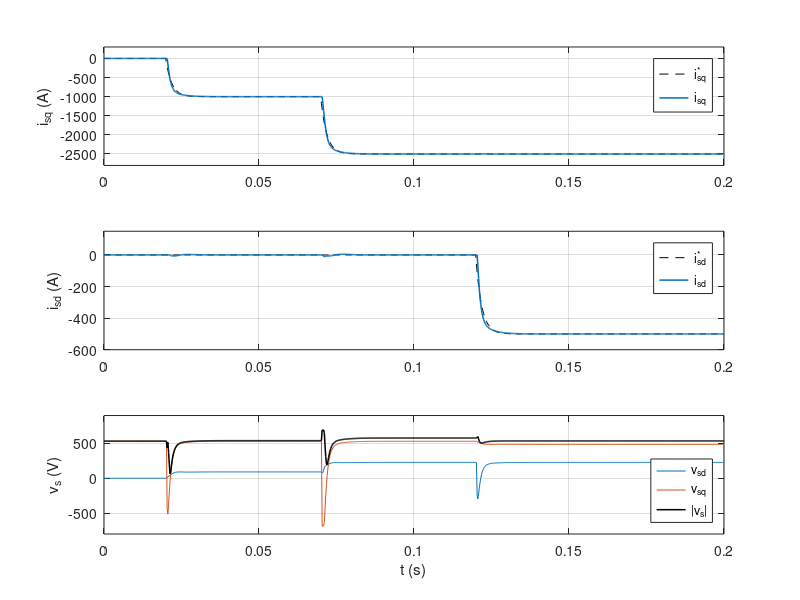

Write the MATLAB code that produced this figure.
%% Step 5: Passivity-based current control of the PMSG (machine-side converter)
% PMSG data: Hasan & Shatil, AJSE 2021, Table I. Receptor convention.
% Test: speed held at 2.23 rad/s, steps on the current references,
% sampling Ts = 1/(2 fsw), voltage applied one sample later, |vs| <= Vdc/sqrt(3).
clear; clc; close all

%% Parameters
p = 26;  Rs = 0.78e-3;  Ls = 1.57e-3;  psi = 9.18;  W = 2.23;  we = p*W;
Vdc = 1200;  fsw = 2160;  Ts = 1/(2*fsw);
wi  = 500;                         % closed-loop double pole [rad/s]
Ra  = 2*wi*Ls - Rs;                % damping injection [ohm]
Ki  = wi^2*Ls;                     % integral gain [ohm/s]
taud = 2e-3;                       % reference derivative filter [s]
Jm  = [0 1; -1 0];  eq = [0; 1];

%% Reference profile
Tend = 0.2;  N = round(Tend/Ts);  t = (0:N)*Ts;
isdr = zeros(1, N+1);  isqr = zeros(1, N+1);
isqr(t >= 0.02) = -1000;  isqr(t >= 0.07) = -2500;  isdr(t >= 0.12) = -500;

%% Simulation
x = [0; 0];  z = [0; 0];  irf = [0; 0];  u = [0; we*psi];
X = zeros(2, N+1);  U = zeros(2, N+1);  IR = zeros(2, N+1);
f = @(x, u) [(u(1) - Rs*x(1) + we*Ls*x(2))/Ls;
             (u(2) - Rs*x(2) - we*Ls*x(1) - we*psi)/Ls];
for k = 1:N+1
  % ---- PBC controller
  ir   = [isdr(k); isqr(k)];
  dir  = (ir - irf)/taud;  irf = irf + Ts*dir;      % filtered reference and derivative
  e    = x - irf;
  vs   = Ls*dir + Rs*irf - we*Ls*Jm*irf + we*psi*eq - Ra*e - Ki*z;
  if norm(vs) > Vdc/sqrt(3), vs = vs*Vdc/sqrt(3)/norm(vs); else, z = z + Ts*e; end
  X(:,k) = x;  U(:,k) = u;  IR(:,k) = irf;
  % ---- plant (RK4), previous voltage applied (one-sample delay)
  k1 = f(x, u); k2 = f(x + Ts/2*k1, u); k3 = f(x + Ts/2*k2, u); k4 = f(x + Ts*k3, u);
  x  = x + Ts/6*(k1 + 2*k2 + 2*k3 + k4);
  u  = vs;
end

%% Step-response indicators (isq step 0 -> -1000 A at 20 ms)
m  = t >= 0.02 & t < 0.07;  tq = t(m) - 0.02;  y = -X(2, m)/1000;
tr = tq(find(y >= 0.9, 1)) - tq(find(y >= 0.1, 1));
ov = max(0, (max(y) - 1)*100);
fprintf('Ra = %.3f ohm, Ki = %.1f ohm/s\n', Ra, Ki);
fprintf('isq step: rise time 10-90 %% = %.1f ms, overshoot = %.1f %%\n', tr*1e3, ov);
fprintf('Coupling on isd during the isq steps: max |isd| = %.1f A\n', max(abs(X(1, t < 0.12))));
fprintf('Steady error at 0.2 s: isd %.2f A, isq %.2f A\n', X(1,end) - isdr(end), X(2,end) - isqr(end));
fprintf('Max |vs| = %.0f V (limit %.0f V)\n', max(sqrt(sum(U.^2, 1))), Vdc/sqrt(3));

%% Figures
figure;
subplot(3,1,1); plot(t, IR(2,:), 'k--', t, X(2,:), 'LineWidth', 1.1); grid on;
ylabel('i_{sq} (A)'); ylim([-2800 300]); legend('i_{sq}^*', 'i_{sq}', 'Location', 'northeast');
subplot(3,1,2); plot(t, IR(1,:), 'k--', t, X(1,:), 'LineWidth', 1.1); grid on;
ylabel('i_{sd} (A)'); ylim([-600 150]); legend('i_{sd}^*', 'i_{sd}', 'Location', 'northeast');
subplot(3,1,3); plot(t, U(1,:), t, U(2,:), t, sqrt(sum(U.^2,1)), 'k', 'LineWidth', 1.1); grid on;
ylabel('v_s (V)'); xlabel('t (s)'); ylim([-800 900]); legend('v_{sd}', 'v_{sq}', '|v_s|', 'Location', 'southeast');
